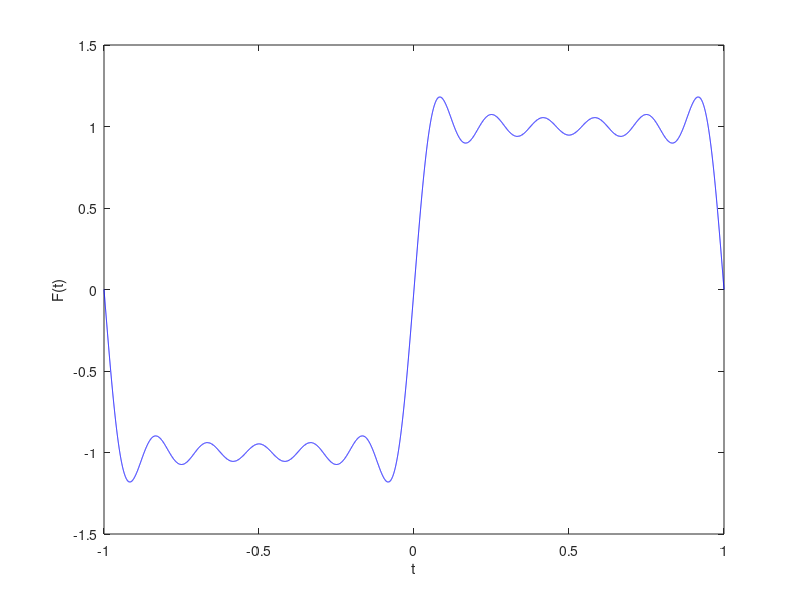

Source code (MATLAB):
clear; clc; close all

% Step A
T = 1;
% domT = -T:0.0001:T;
% 
% f = @(t) 1.*(0<=t & t<=T) + -1.*(-T<=t & t<0);
% 
% plot(domT,f(domT),'-r')

% Step B
%kMax = input('Maximum k value:');
kMax = 5;
domT = -1:0.0001:1;

%*sum( 1./(2*k+1)sin((2*k+1)*pi/T) )
k = 0:kMax;

t = domT;
p1 = (2*k+1).^-1;
p2 = sin( (2*k+1)'*pi*t/T );
F = p1 * p2;

F = @(t) 4/pi * (2*k+1).^-1 * sin( (2*k+1)'*pi*t/T );
test = F(domT);

%hold on
plot(domT,test,'-b')
%title('Fourier plot with %.0f terms',kMax+1)
xlabel('t')
ylabel('F(t)')
%legend('f(t) square wave','F(t) Fourier plot','Location','north west')